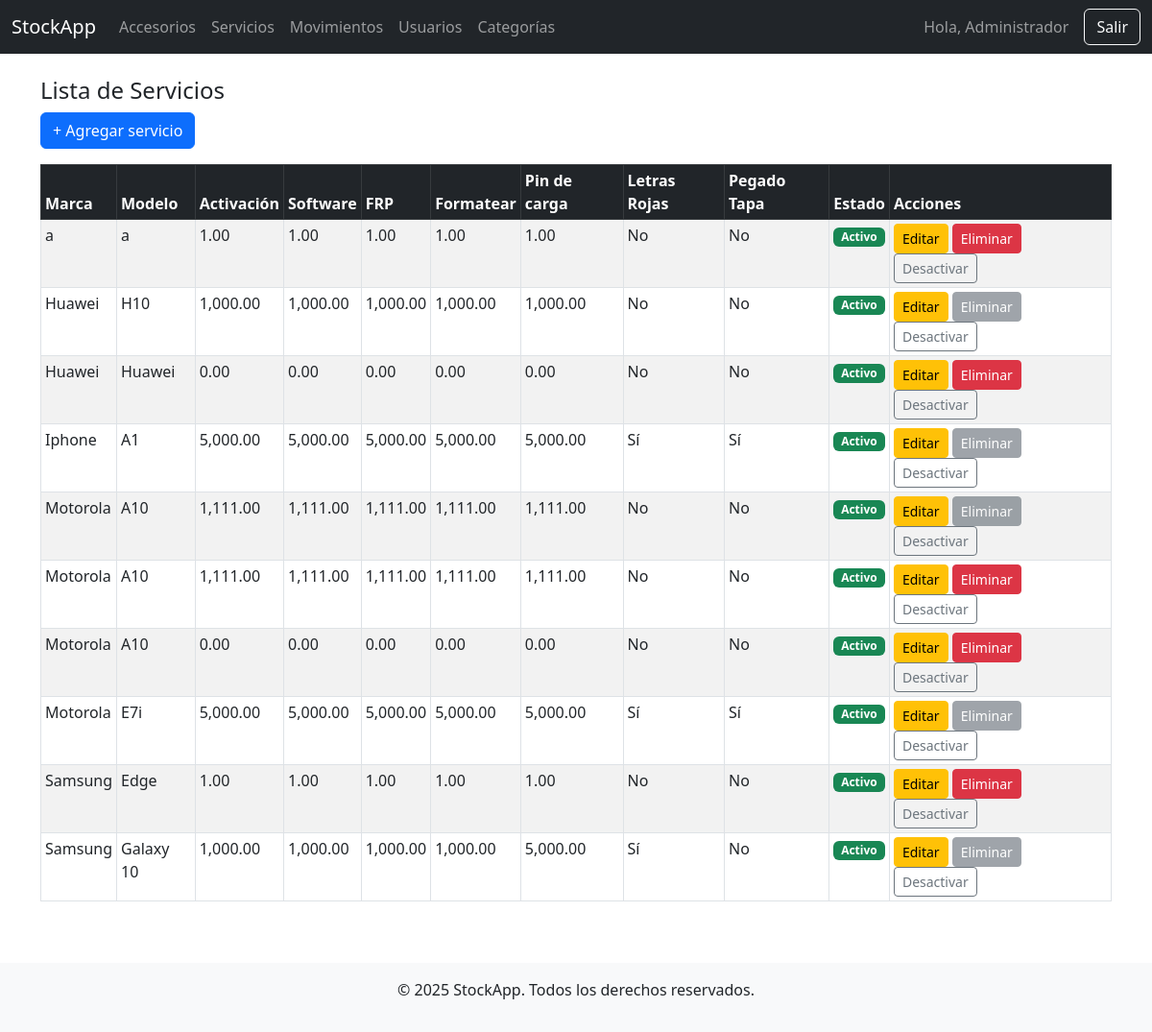
Page /servicios/listar.php (signed in) on the committed database.
### tables this page shows
CREATE TABLE `servicios` (
  `id` int(11) NOT NULL,
  `marca` varchar(100) NOT NULL,
  `modelo` varchar(100) NOT NULL,
  `activacion` decimal(10,2) DEFAULT 0.00,
  `software` decimal(10,2) DEFAULT 0.00,
  `frp` decimal(10,2) DEFAULT 0.00,
  `formatear` decimal(10,2) DEFAULT 0.00,
  `pin_de_carga` decimal(10,2) DEFAULT 0.00,
  `letras_rojas` tinyint(1) DEFAULT 0,
  `pegado_tapa` tinyint(1) DEFAULT 0,
  `activo` tinyint(1) DEFAULT 1,
  `creado_en` timestamp NOT NULL DEFAULT current_timestamp()
);

### servicios/listar.php (the view, shortened to what this page needs)
<?php
require_once '../config/database.php';
include '../includes/header.php';
include '../includes/navbar.php';
$servicios = $pdo->query("SELECT * FROM servicios ORDER BY marca, modelo")->fetchAll();
?>
<div class="container mt-4">
    <h4>Lista de Servicios</h4>
    <a href="crear.php" class="btn btn-primary mb-3">+ Agregar servicio</a>
    <div class="table-responsive">
        <table class="table table-sm table-bordered table-hover table-striped">
            <thead class="table-dark">
                <tr>
                    <th>Marca</th>
                    <th>Modelo</th>
                    <th>Activación</th>
                    <th>Software</th>
                    <th>FRP</th>
                    <th>Formatear</th>
                    <th>Pin de carga</th>
                    <th>Letras Rojas</th>
                    <th>Pegado Tapa</th>
                    <th>Estado</th>
                    <th>Acciones</th>
                </tr>
            </thead>
            <tbody>
                <?php foreach ($servicios as $s): ?>
                    <?php
                        $stmt = $pdo->prepare("SELECT COUNT(*) FROM movimientos WHERE sector = 'servicio' AND item_id = ?");
                        $stmt->execute([$s['id']]);
                        $tiene_movimientos = $stmt->fetchColumn() > 0;
                    ?>
                    <tr class="<?= $s['activo'] ? '' : 'table-secondary' ?>">
                        <td><?= htmlspecialchars($s['marca']) ?></td>
                        <td><?= htmlspecialchars($s['modelo']) ?></td>
                        <td><?= number_format($s['activacion'], 2) ?></td>
                        <td><?= number_format($s['software'], 2) ?></td>
                        <td><?= number_format($s['frp'], 2) ?></td>
                        <td><?= number_format($s['formatear'], 2) ?></td>
                        <td><?= number_format($s['pin_de_carga'], 2) ?></td>
                        <td><?= $s['letras_rojas'] ? 'Sí' : 'No' ?></td>
                        <td><?= $s['pegado_tapa'] ? 'Sí' : 'No' ?></td>
                        <td>
                            <?php if ($s['activo']): ?>
                                <span class="badge bg-success">Activo</span>
                            <?php else: ?>
                                <span class="badge bg-secondary">Inactivo</span>
                            <?php endif; ?>
                        </td>
                        <td>
                            <a href="editar.php?id=<?= $s['id'] ?>" class="btn btn-sm btn-warning">Editar</a>
                            <?php if ($tiene_movimientos): ?>
                                <button class="btn btn-sm btn-secondary" disabled title="Ya tiene movimientos">Eliminar</button>
                            <?php else: ?>
                                <a href="eliminar.php?id=<?= $s['id'] ?>" class="btn btn-sm btn-danger" onclick="return confirm('¿Eliminar este servicio?')">Eliminar</a>
                            <?php endif; ?>
                            <a href="estado.php?id=<?= $s['id'] ?>" class="btn btn-sm <?= $s['activo'] ? 'btn-outline-secondary' : 'btn-outline-success' ?>">
                                <?= $s['activo'] ? 'Desactivar' : 'Activar' ?>
                            </a>
                        </td>
                    </tr>
                <?php endforeach; ?>
            </tbody>
        </table>
    </div>
</div>
<?php include '../includes/footer.php'; ?>

### rows in the picture
servicios: marca "a", modelo "a", activacion "1.00", software "1.00", frp "1.00", formatear "1.00", pin_de_carga "1.00", letras_rojas "No", pegado_tapa "No", activo "Activo"
servicios: marca "Huawei", modelo "H10", activacion "1,000.00", software "1,000.00", frp "1,000.00", formatear "1,000.00", pin_de_carga "1,000.00", letras_rojas "No", pegado_tapa "No", activo "Activo", shows "Eliminar"
servicios: marca "Huawei", modelo "Huawei", activacion "0.00", software "0.00", frp "0.00", formatear "0.00", pin_de_carga "0.00", letras_rojas "No", pegado_tapa "No", activo "Activo"
servicios: marca "Iphone", modelo "A1", activacion "5,000.00", software "5,000.00", frp "5,000.00", formatear "5,000.00", pin_de_carga "5,000.00", letras_rojas "Sí", pegado_tapa "Sí", activo "Activo", shows "Eliminar"
servicios: marca "Motorola", modelo "A10", activacion "1,111.00", software "1,111.00", frp "1,111.00", formatear "1,111.00", pin_de_carga "1,111.00", letras_rojas "No", pegado_tapa "No", activo "Activo", shows "Eliminar"
servicios: marca "Motorola", modelo "A10", activacion "1,111.00", software "1,111.00", frp "1,111.00", formatear "1,111.00", pin_de_carga "1,111.00", letras_rojas "No", pegado_tapa "No", activo "Activo"
servicios: marca "Motorola", modelo "A10", activacion "0.00", software "0.00", frp "0.00", formatear "0.00", pin_de_carga "0.00", letras_rojas "No", pegado_tapa "No", activo "Activo"
servicios: marca "Motorola", modelo "E7i", activacion "5,000.00", software "5,000.00", frp "5,000.00", formatear "5,000.00", pin_de_carga "5,000.00", letras_rojas "Sí", pegado_tapa "Sí", activo "Activo", shows "Eliminar"
servicios: marca "Samsung", modelo "Edge", activacion "1.00", software "1.00", frp "1.00", formatear "1.00", pin_de_carga "1.00", letras_rojas "No", pegado_tapa "No", activo "Activo"
servicios: marca "Samsung", modelo "Galaxy 10", activacion "1,000.00", software "1,000.00", frp "1,000.00", formatear "1,000.00", pin_de_carga "5,000.00", letras_rojas "Sí", pegado_tapa "No", activo "Activo", shows "Eliminar"

### other values in the picture
$_SESSION['nombre'] "Administrador"
